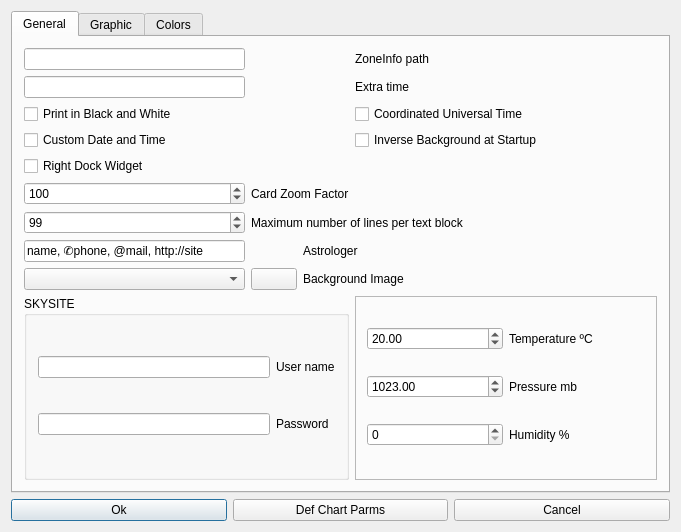
<?xml version="1.0" encoding="UTF-8"?>
<ui version="4.0">
 <author>Christophe Gros</author>
 <class>EditDefParms</class>
 <widget class="QDialog" name="EditDefParms">
  <property name="geometry">
   <rect>
    <x>0</x>
    <y>0</y>
    <width>681</width>
    <height>532</height>
   </rect>
  </property>
  <property name="windowTitle">
   <string>Edit default parameters</string>
  </property>
  <layout class="QGridLayout">
   <item row="1" column="0">
    <widget class="QPushButton" name="OkButton">
     <property name="text">
      <string>Ok</string>
     </property>
     <property name="default">
      <bool>true</bool>
     </property>
    </widget>
   </item>
   <item row="1" column="1">
    <widget class="QPushButton" name="DefChartParms">
     <property name="text">
      <string>Def Chart Parms</string>
     </property>
    </widget>
   </item>
   <item row="1" column="2">
    <widget class="QPushButton" name="CancelButton">
     <property name="text">
      <string>Cancel</string>
     </property>
    </widget>
   </item>
   <item row="0" column="0" colspan="3">
    <widget class="QTabWidget" name="TabWidget2">
     <property name="currentIndex">
      <number>0</number>
     </property>
     <widget class="QWidget" name="tab">
      <attribute name="title">
       <string>General</string>
      </attribute>
      <attribute name="whatsThis">
       <string>Image file for the chart background, if any</string>
      </attribute>
      <layout class="QGridLayout" name="gridLayout_5">
       <item row="0" column="0">
        <widget class="QLineEdit" name="ZoneInfoPath"/>
       </item>
       <item row="0" column="3">
        <widget class="QLabel" name="TextLabel1">
         <property name="text">
          <string>ZoneInfo path</string>
         </property>
         <property name="wordWrap">
          <bool>false</bool>
         </property>
        </widget>
       </item>
       <item row="1" column="0">
        <widget class="QLineEdit" name="ExtraTime">
         <property name="alignment">
          <set>Qt::AlignRight</set>
         </property>
        </widget>
       </item>
       <item row="1" column="3">
        <widget class="QLabel" name="TextLabel3">
         <property name="text">
          <string>Extra time</string>
         </property>
         <property name="wordWrap">
          <bool>false</bool>
         </property>
        </widget>
       </item>
       <item row="2" column="0">
        <widget class="QCheckBox" name="PrintBW">
         <property name="text">
          <string>Print in Black and White</string>
         </property>
        </widget>
       </item>
       <item row="2" column="3" colspan="2">
        <widget class="QCheckBox" name="UTC">
         <property name="text">
          <string>Coordinated Universal Time</string>
         </property>
        </widget>
       </item>
       <item row="3" column="0">
        <widget class="QCheckBox" name="CustomDT">
         <property name="text">
          <string>Custom Date and Time</string>
         </property>
         <property name="shortcut">
          <string/>
         </property>
        </widget>
       </item>
       <item row="3" column="3" colspan="2">
        <widget class="QCheckBox" name="InvBack">
         <property name="text">
          <string>Inverse Background at Startup</string>
         </property>
        </widget>
       </item>
       <item row="4" column="0">
        <widget class="QCheckBox" name="RightDW">
         <property name="text">
          <string>Right Dock Widget</string>
         </property>
        </widget>
       </item>
       <item row="5" column="0">
        <widget class="QSpinBox" name="ZoomFactor">
         <property name="minimum">
          <number>1</number>
         </property>
         <property name="maximum">
          <number>1000</number>
         </property>
         <property name="value">
          <number>100</number>
         </property>
        </widget>
       </item>
       <item row="5" column="1" colspan="2">
        <widget class="QLabel" name="textLabel1">
         <property name="text">
          <string>Card Zoom Factor</string>
         </property>
         <property name="wordWrap">
          <bool>false</bool>
         </property>
        </widget>
       </item>
       <item row="6" column="0">
        <widget class="AstroSpinBox" name="NbLines">
         <property name="maximum">
          <number>3000</number>
         </property>
         <property name="value">
          <number>99</number>
         </property>
         <property name="maxValue" stdset="0">
          <number>3000</number>
         </property>
         <property name="minValue" stdset="0">
          <number>100</number>
         </property>
        </widget>
       </item>
       <item row="6" column="1" colspan="4">
        <widget class="QLabel" name="textLabel1_2">
         <property name="text">
          <string>Maximum number of lines per text block</string>
         </property>
         <property name="wordWrap">
          <bool>false</bool>
         </property>
        </widget>
       </item>
       <item row="7" column="0">
        <widget class="QLineEdit" name="Astrologer">
         <property name="text">
          <string>name, ✆phone, @mail, http://site</string>
         </property>
        </widget>
       </item>
       <item row="7" column="2" colspan="2">
        <widget class="QLabel" name="label_2">
         <property name="text">
          <string>Astrologer</string>
         </property>
        </widget>
       </item>
       <item row="7" column="4">
        <spacer name="horizontalSpacer_2">
         <property name="orientation">
          <enum>Qt::Horizontal</enum>
         </property>
         <property name="sizeHint" stdset="0">
          <size>
           <width>187</width>
           <height>20</height>
          </size>
         </property>
        </spacer>
       </item>
       <item row="8" column="0">
        <widget class="QComboBox" name="Background"/>
       </item>
       <item row="8" column="1">
        <widget class="QPushButton" name="BackFile">
         <property name="text">
          <string/>
         </property>
         <property name="icon">
          <iconset>
           <normalon>:/pics/document-open.png</normalon>
          </iconset>
         </property>
        </widget>
       </item>
       <item row="8" column="2" colspan="2">
        <widget class="QLabel" name="label_5">
         <property name="text">
          <string>Background Image</string>
         </property>
        </widget>
       </item>
       <item row="8" column="4">
        <spacer name="horizontalSpacer_3">
         <property name="orientation">
          <enum>Qt::Horizontal</enum>
         </property>
         <property name="sizeHint" stdset="0">
          <size>
           <width>187</width>
           <height>20</height>
          </size>
         </property>
        </spacer>
       </item>
       <item row="9" column="0" colspan="3">
        <widget class="QGroupBox" name="groupBox">
         <property name="title">
          <string>SKYSITE</string>
         </property>
         <layout class="QGridLayout" name="gridLayout">
          <item row="0" column="0">
           <widget class="QLineEdit" name="UserName"/>
          </item>
          <item row="0" column="1">
           <widget class="QLabel" name="label_3">
            <property name="text">
             <string>User name</string>
            </property>
           </widget>
          </item>
          <item row="1" column="0">
           <widget class="QLineEdit" name="Password">
            <property name="echoMode">
             <enum>QLineEdit::Password</enum>
            </property>
           </widget>
          </item>
          <item row="1" column="1">
           <widget class="QLabel" name="label_4">
            <property name="text">
             <string>Password</string>
            </property>
           </widget>
          </item>
         </layout>
        </widget>
       </item>
       <item row="9" column="3" colspan="2">
        <widget class="QFrame" name="frame_2">
         <property name="frameShape">
          <enum>QFrame::StyledPanel</enum>
         </property>
         <property name="frameShadow">
          <enum>QFrame::Raised</enum>
         </property>
         <layout class="QGridLayout" name="gridLayout_3">
          <item row="0" column="0">
           <widget class="QDoubleSpinBox" name="Temp">
            <property name="minimum">
             <double>-273.000000000000000</double>
            </property>
            <property name="maximum">
             <double>100.000000000000000</double>
            </property>
            <property name="value">
             <double>20.000000000000000</double>
            </property>
           </widget>
          </item>
          <item row="0" column="1">
           <widget class="QLabel" name="label_8">
            <property name="text">
             <string>Temperature ºC</string>
            </property>
           </widget>
          </item>
          <item row="1" column="0">
           <widget class="QDoubleSpinBox" name="Press">
            <property name="decimals">
             <number>2</number>
            </property>
            <property name="maximum">
             <double>2000.000000000000000</double>
            </property>
            <property name="value">
             <double>1023.000000000000000</double>
            </property>
           </widget>
          </item>
          <item row="1" column="1">
           <widget class="QLabel" name="label_9">
            <property name="text">
             <string>Pressure mb</string>
            </property>
           </widget>
          </item>
          <item row="2" column="0">
           <widget class="QSpinBox" name="Humid">
            <property name="maximum">
             <number>100</number>
            </property>
           </widget>
          </item>
          <item row="2" column="1">
           <widget class="QLabel" name="label_10">
            <property name="text">
             <string>Humidity %</string>
            </property>
           </widget>
          </item>
         </layout>
        </widget>
       </item>
      </layout>
     </widget>
     <widget class="QWidget" name="tab">
      <attribute name="title">
       <string>Graphic</string>
      </attribute>
      <layout class="QGridLayout" name="gridLayout_4">
       <item row="0" column="0">
        <widget class="AstroSpinBox" name="Width">
         <property name="toolTip">
          <string>Drawing width</string>
         </property>
         <property name="maximum">
          <number>10000</number>
         </property>
         <property name="maxValue" stdset="0">
          <number>5000</number>
         </property>
         <property name="minValue" stdset="0">
          <number>100</number>
         </property>
        </widget>
       </item>
       <item row="0" column="1">
        <widget class="QLabel" name="TextLabel4">
         <property name="text">
          <string>Width</string>
         </property>
         <property name="wordWrap">
          <bool>false</bool>
         </property>
        </widget>
       </item>
       <item row="0" column="3" colspan="2">
        <widget class="QCheckBox" name="Antialias">
         <property name="text">
          <string>Antialias</string>
         </property>
        </widget>
       </item>
       <item row="1" column="0">
        <widget class="AstroSpinBox" name="Height">
         <property name="toolTip">
          <string>Drawing height</string>
         </property>
         <property name="maximum">
          <number>10000</number>
         </property>
         <property name="maxValue" stdset="0">
          <number>5000</number>
         </property>
         <property name="minValue" stdset="0">
          <number>100</number>
         </property>
        </widget>
       </item>
       <item row="1" column="1">
        <widget class="QLabel" name="TextLabel5">
         <property name="text">
          <string>Height</string>
         </property>
         <property name="wordWrap">
          <bool>false</bool>
         </property>
        </widget>
       </item>
       <item row="1" column="2">
        <spacer name="horizontalSpacer">
         <property name="orientation">
          <enum>Qt::Horizontal</enum>
         </property>
         <property name="sizeHint" stdset="0">
          <size>
           <width>287</width>
           <height>20</height>
          </size>
         </property>
        </spacer>
       </item>
       <item row="1" column="3">
        <widget class="QSpinBox" name="IncDecGlyph">
         <property name="minimum">
          <number>-5</number>
         </property>
         <property name="maximum">
          <number>5</number>
         </property>
        </widget>
       </item>
       <item row="1" column="4">
        <widget class="QLabel" name="label">
         <property name="text">
          <string>Inc/Decrement glyph size</string>
         </property>
        </widget>
       </item>
       <item row="2" column="0" colspan="5">
        <widget class="QFrame" name="frame">
         <property name="frameShape">
          <enum>QFrame::StyledPanel</enum>
         </property>
         <property name="frameShadow">
          <enum>QFrame::Raised</enum>
         </property>
         <layout class="QGridLayout" name="gridLayout_2">
          <item row="0" column="0">
           <widget class="QFontComboBox" name="TextFont"/>
          </item>
          <item row="0" column="1">
           <widget class="QLabel" name="label_6">
            <property name="text">
             <string>Text font</string>
            </property>
           </widget>
          </item>
          <item row="0" column="2">
           <widget class="QSpinBox" name="FontSize">
            <property name="minimum">
             <number>4</number>
            </property>
            <property name="value">
             <number>10</number>
            </property>
           </widget>
          </item>
          <item row="0" column="3">
           <widget class="QLabel" name="label_7">
            <property name="text">
             <string>Font Size</string>
            </property>
           </widget>
          </item>
          <item row="1" column="0" colspan="4">
           <widget class="QLabel" name="LazyDog">
            <property name="sizePolicy">
             <sizepolicy hsizetype="Preferred" vsizetype="Expanding">
              <horstretch>0</horstretch>
              <verstretch>0</verstretch>
             </sizepolicy>
            </property>
            <property name="text">
             <string>The Quick Brown Fox Jumps Over The Lazy Dog</string>
            </property>
            <property name="alignment">
             <set>Qt::AlignCenter</set>
            </property>
           </widget>
          </item>
         </layout>
        </widget>
       </item>
       <item row="3" column="1">
        <spacer name="verticalSpacer">
         <property name="orientation">
          <enum>Qt::Vertical</enum>
         </property>
         <property name="sizeHint" stdset="0">
          <size>
           <width>20</width>
           <height>40</height>
          </size>
         </property>
        </spacer>
       </item>
      </layout>
     </widget>
     <widget class="QWidget" name="tab">
      <attribute name="title">
       <string>Colors</string>
      </attribute>
      <layout class="QGridLayout">
       <item row="0" column="0">
        <widget class="QGroupBox" name="ColorsGroupBox1">
         <property name="title">
          <string>Colors</string>
         </property>
         <layout class="QGridLayout">
          <item row="0" column="0">
           <widget class="QPushButton" name="FireColor">
            <property name="sizePolicy">
             <sizepolicy hsizetype="Preferred" vsizetype="Preferred">
              <horstretch>0</horstretch>
              <verstretch>0</verstretch>
             </sizepolicy>
            </property>
            <property name="text">
             <string/>
            </property>
            <property name="flat">
             <bool>true</bool>
            </property>
           </widget>
          </item>
          <item row="0" column="1">
           <widget class="QLabel" name="TextLabel6">
            <property name="text">
             <string>Fire color</string>
            </property>
            <property name="wordWrap">
             <bool>false</bool>
            </property>
           </widget>
          </item>
          <item row="0" column="2">
           <widget class="QPushButton" name="AsteroColor">
            <property name="sizePolicy">
             <sizepolicy hsizetype="Preferred" vsizetype="Preferred">
              <horstretch>0</horstretch>
              <verstretch>0</verstretch>
             </sizepolicy>
            </property>
            <property name="text">
             <string/>
            </property>
            <property name="flat">
             <bool>true</bool>
            </property>
           </widget>
          </item>
          <item row="0" column="3">
           <widget class="QLabel" name="TextLabel9_2">
            <property name="text">
             <string>Asteroids color</string>
            </property>
            <property name="wordWrap">
             <bool>false</bool>
            </property>
           </widget>
          </item>
          <item row="1" column="0">
           <widget class="QPushButton" name="AirColor">
            <property name="sizePolicy">
             <sizepolicy hsizetype="Preferred" vsizetype="Preferred">
              <horstretch>0</horstretch>
              <verstretch>0</verstretch>
             </sizepolicy>
            </property>
            <property name="text">
             <string/>
            </property>
            <property name="flat">
             <bool>true</bool>
            </property>
           </widget>
          </item>
          <item row="1" column="1">
           <widget class="QLabel" name="TextLabel7">
            <property name="text">
             <string>Air color</string>
            </property>
            <property name="wordWrap">
             <bool>false</bool>
            </property>
           </widget>
          </item>
          <item row="1" column="2">
           <widget class="QPushButton" name="ExtraColor">
            <property name="sizePolicy">
             <sizepolicy hsizetype="Preferred" vsizetype="Preferred">
              <horstretch>0</horstretch>
              <verstretch>0</verstretch>
             </sizepolicy>
            </property>
            <property name="text">
             <string/>
            </property>
            <property name="flat">
             <bool>true</bool>
            </property>
           </widget>
          </item>
          <item row="1" column="3">
           <widget class="QLabel" name="TextLabel9_2_2">
            <property name="text">
             <string>Extra objects color</string>
            </property>
            <property name="wordWrap">
             <bool>false</bool>
            </property>
           </widget>
          </item>
          <item row="2" column="0">
           <widget class="QPushButton" name="WaterColor">
            <property name="sizePolicy">
             <sizepolicy hsizetype="Preferred" vsizetype="Preferred">
              <horstretch>0</horstretch>
              <verstretch>0</verstretch>
             </sizepolicy>
            </property>
            <property name="text">
             <string/>
            </property>
            <property name="flat">
             <bool>true</bool>
            </property>
           </widget>
          </item>
          <item row="2" column="1">
           <widget class="QLabel" name="TextLabel8">
            <property name="text">
             <string>Water color</string>
            </property>
            <property name="wordWrap">
             <bool>false</bool>
            </property>
           </widget>
          </item>
          <item row="2" column="2">
           <widget class="QPushButton" name="OtherColor">
            <property name="sizePolicy">
             <sizepolicy hsizetype="Preferred" vsizetype="Preferred">
              <horstretch>0</horstretch>
              <verstretch>0</verstretch>
             </sizepolicy>
            </property>
            <property name="text">
             <string/>
            </property>
            <property name="flat">
             <bool>true</bool>
            </property>
           </widget>
          </item>
          <item row="2" column="3">
           <widget class="QLabel" name="TextLabel9_2_3">
            <property name="text">
             <string>Other objects color</string>
            </property>
            <property name="wordWrap">
             <bool>false</bool>
            </property>
           </widget>
          </item>
          <item row="3" column="0">
           <widget class="QPushButton" name="EarthColor">
            <property name="sizePolicy">
             <sizepolicy hsizetype="Preferred" vsizetype="Preferred">
              <horstretch>0</horstretch>
              <verstretch>0</verstretch>
             </sizepolicy>
            </property>
            <property name="text">
             <string/>
            </property>
            <property name="flat">
             <bool>true</bool>
            </property>
           </widget>
          </item>
          <item row="3" column="1">
           <widget class="QLabel" name="TextLabel9">
            <property name="text">
             <string>Earth color</string>
            </property>
            <property name="wordWrap">
             <bool>false</bool>
            </property>
           </widget>
          </item>
         </layout>
        </widget>
       </item>
       <item row="2" column="0">
        <widget class="QGroupBox" name="PaletteGroupBox1">
         <property name="title">
          <string>Palette</string>
         </property>
         <layout class="QGridLayout">
          <item row="0" column="0">
           <widget class="AstroChooseCol" name="Col0">
            <property name="text">
             <string/>
            </property>
           </widget>
          </item>
          <item row="0" column="1">
           <widget class="AstroChooseCol" name="Col1">
            <property name="text">
             <string/>
            </property>
           </widget>
          </item>
          <item row="0" column="2">
           <widget class="AstroChooseCol" name="Col2">
            <property name="text">
             <string/>
            </property>
           </widget>
          </item>
          <item row="0" column="3">
           <widget class="AstroChooseCol" name="Col3">
            <property name="text">
             <string/>
            </property>
           </widget>
          </item>
          <item row="0" column="4">
           <widget class="AstroChooseCol" name="Col4">
            <property name="text">
             <string/>
            </property>
           </widget>
          </item>
          <item row="0" column="5">
           <widget class="AstroChooseCol" name="Col5">
            <property name="text">
             <string/>
            </property>
           </widget>
          </item>
          <item row="0" column="6">
           <widget class="AstroChooseCol" name="Col6">
            <property name="text">
             <string/>
            </property>
           </widget>
          </item>
          <item row="0" column="7">
           <widget class="AstroChooseCol" name="Col7">
            <property name="text">
             <string/>
            </property>
           </widget>
          </item>
          <item row="1" column="0">
           <widget class="AstroChooseCol" name="Col8">
            <property name="text">
             <string/>
            </property>
           </widget>
          </item>
          <item row="1" column="1">
           <widget class="AstroChooseCol" name="Col9">
            <property name="text">
             <string/>
            </property>
           </widget>
          </item>
          <item row="1" column="2">
           <widget class="AstroChooseCol" name="Col10">
            <property name="text">
             <string/>
            </property>
           </widget>
          </item>
          <item row="1" column="3">
           <widget class="AstroChooseCol" name="Col11">
            <property name="text">
             <string/>
            </property>
           </widget>
          </item>
          <item row="1" column="4">
           <widget class="AstroChooseCol" name="Col12">
            <property name="text">
             <string/>
            </property>
           </widget>
          </item>
          <item row="1" column="5">
           <widget class="AstroChooseCol" name="Col13">
            <property name="text">
             <string/>
            </property>
           </widget>
          </item>
          <item row="1" column="6">
           <widget class="AstroChooseCol" name="Col14">
            <property name="text">
             <string/>
            </property>
           </widget>
          </item>
          <item row="1" column="7">
           <widget class="AstroChooseCol" name="Col15">
            <property name="text">
             <string/>
            </property>
           </widget>
          </item>
         </layout>
        </widget>
       </item>
      </layout>
     </widget>
    </widget>
   </item>
  </layout>
 </widget>
 <layoutdefault spacing="6" margin="11"/>
 <customwidgets>
  <customwidget>
   <class>AstroSpinBox</class>
   <extends>QSpinBox</extends>
   <header location="global">astrospinbox.h</header>
  </customwidget>
  <customwidget>
   <class>AstroChooseCol</class>
   <extends>QPushButton</extends>
   <header>astrochoosecol.h</header>
  </customwidget>
 </customwidgets>
 <tabstops>
  <tabstop>TabWidget2</tabstop>
  <tabstop>ZoneInfoPath</tabstop>
  <tabstop>ExtraTime</tabstop>
  <tabstop>Width</tabstop>
  <tabstop>Height</tabstop>
  <tabstop>FireColor</tabstop>
  <tabstop>AirColor</tabstop>
  <tabstop>WaterColor</tabstop>
  <tabstop>EarthColor</tabstop>
  <tabstop>AsteroColor</tabstop>
  <tabstop>ExtraColor</tabstop>
  <tabstop>OtherColor</tabstop>
  <tabstop>OkButton</tabstop>
  <tabstop>DefChartParms</tabstop>
  <tabstop>CancelButton</tabstop>
 </tabstops>
 <includes>
  <include location="local">astrospinbox.h</include>
  <include location="global">QtWidgets/QFontDialog</include>
 </includes>
 <resources/>
 <connections/>
</ui>
